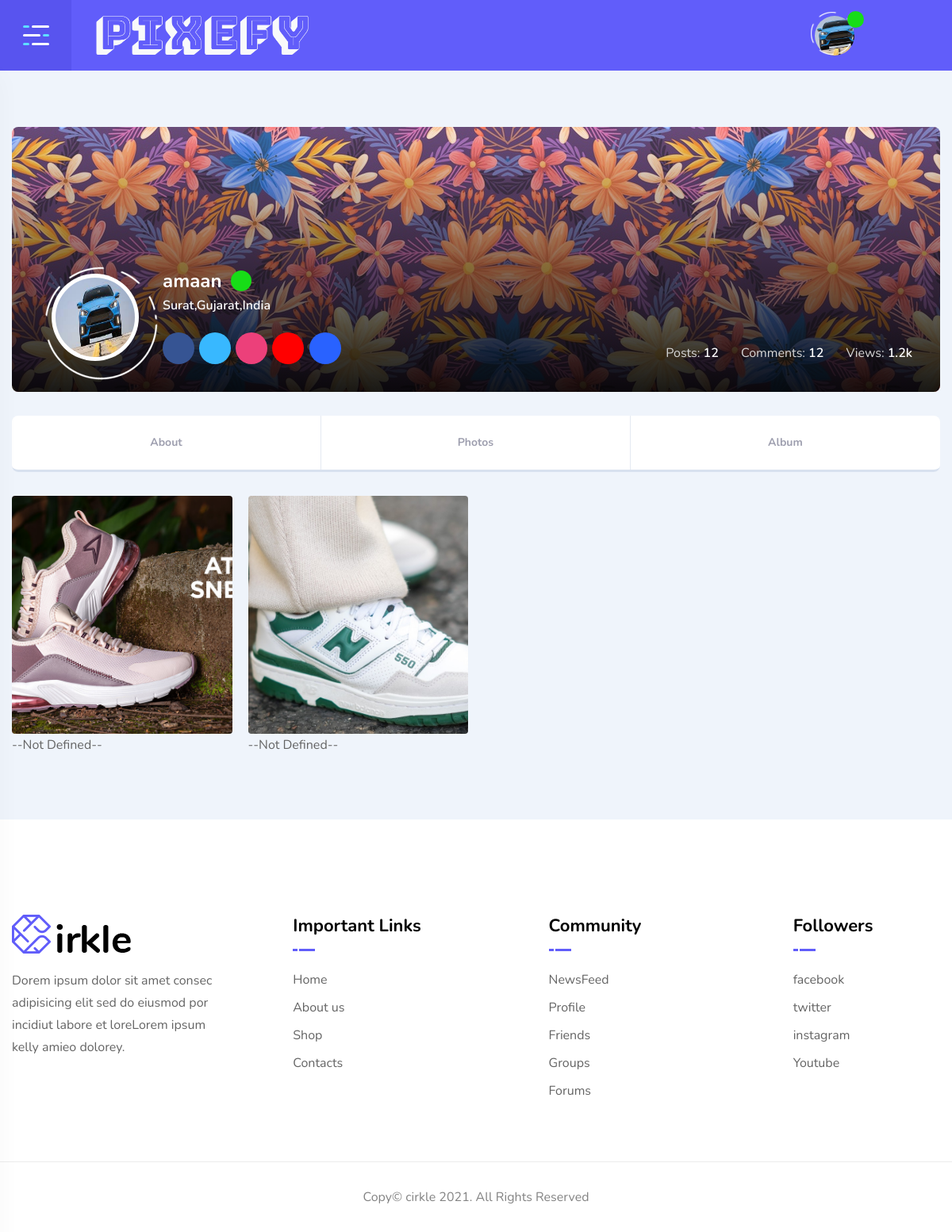
Screenshot of /stockImg/photos/?uid=1 with the database file from the repository.
### stockImg/models.py (models this page shows, shortened)
class user(models.Model):
    userid=models.AutoField(primary_key=True)
    username=models.TextField(max_length=30)
    password=models.TextField(max_length=15)
    email=models.TextField(max_length=50)
    phone_number=models.TextField(max_length=15)
    cityid=models.ForeignKey(ucity,on_delete=models.CASCADE)
    profile_pic=models.ImageField(upload_to='media/images',default="default.jpg")
    bio=models.TextField(max_length=150)
    register_date_time=models.DateTimeField(auto_now=True)
    gender=models.TextField(max_length=15,null=True)
    dob=models.DateField(null=True)

class ucity(models.Model):
    cityid=models.AutoField(primary_key=True)
    cityname=models.TextField(max_length=20)
    stateid=models.ForeignKey(state,on_delete=models.CASCADE)

class state(models.Model):
    stateid=models.AutoField(primary_key=True)
    statename=models.TextField(max_length=20)
    countryid=models.ForeignKey(country,on_delete=models.CASCADE)

class country(models.Model):
    countryid=models.AutoField(primary_key=True)
    countryname=models.TextField(max_length=20)

class img(models.Model):
    imageid=models.AutoField(primary_key=True)
    title=models.TextField(max_length=100,default="--Not Defined--")
    url=models.ImageField(upload_to='media/images')
    is_approved=models.BooleanField(default=False)
    status=models.IntegerField(default=0)
    userid=models.ForeignKey(user,on_delete=models.CASCADE)
    description=models.TextField(max_length=1000)
    price=models.IntegerField(default=0)
    catagoryid=models.ForeignKey(catagory,on_delete=models.CASCADE,null=True)

### stockImg/views.py (the view)
# urls.py: path("photos/",views.photos,name="photos"),
def photos(request):
    if(request.GET.get("uid")):
        useri=user.objects.filter(userid=request.GET.get("uid")).first()
    else:
        useri=user.objects.filter(userid=request.session["uid"]).first()
    temp={
        "userInfo":useri,
        "image":img.objects.filter(userid=useri).values()
    }
    return render(request,"photos.html",temp)

### stockImg/templates/photos.html
{% extends 'base.html' %}
{% load static %}
{% block mainContain %}
<div class="banner-user">
    <div class="banner-content">
        <div class="media">
            <div class="item-img">
                <img style="height:100px;width:100px" src="http://127.0.0.1:8000/media/{{userInfo.profile_pic}}" alt="User">
            </div>
            <div class="media-body">
                <h3 class="item-title">{{userInfo.username}}</h3>
                <div class="item-subtitle">{{userInfo.cityid.cityname}},{{userInfo.cityid.stateid.statename}},{{userInfo.cityid.stateid.countryid.countryname}}</div>
                <ul class="item-social">
                    <li><a href="https://www.facebook.com/" class="bg-fb"><i class="icofont-facebook"></i></a></li>
                    <li><a href="https://www.twitter.com/" class="bg-twitter"><i class="icofont-twitter"></i></a></li>
                    <li><a href="https://www.dribble.com/" class="bg-dribble"><i class="icofont-dribbble"></i></a></li>
                    <li><a href="https://www.youtube.com/" class="bg-youtube"><i class="icofont-brand-youtube"></i></a></li>
                    <li><a href="https://www.behance.com/" class="bg-behance"><i class="icofont-behance"></i></a></li>
                </ul>
                <ul class="user-meta">
                    <li>Posts: <span>12</span></li>
                    <li>Comments: <span>12</span></li>
                    <li>Views: <span>1.2k</span></li>
                </ul>
            </div>
        </div>
    </div>
</div>
{% include 'myProfileNav.html' %}
<div class="row gutters-20 zoom-gallery">
    {% for x in image %}
    <div class="col-lg-3 col-md-4 col-6">
        <div class="user-group-photo">
            <a href="{%url 'imageInfo'%}?pid={{x.imageid}}">
                <img src="http://127.0.0.1:8000/media/{{x.url}}" alt="Gallery"  style="width:100%;height:300px;object-fit:cover">
            </a>
            <p>{{x.title}}</p>
        </div>
    </div>
    {% endfor %}
</div>
{% endblock mainContain %}

### stockImg/templates/header.html (shortened to what this page needs)
{%load static%}
<header class="fixed-header">
    <div class="header-menu">
        <div class="navbar">
            <div class="nav-item d-none d-sm-block">
                <div >
                    <a href="{% url 'home' %}"><img src="http://127.0.0.1:8000/media/media/images/logo.png" alt="Cirkle" class="p-3" style="height:89px;width:300px;object-fit:contain"></a>
                </div>
            </div>
            <div class="nav-item header-control">
                <div class="inline-item">
                    <div class="dropdown dropdown-admin">
                        <button class="dropdown-toggle" type="button" data-toggle="dropdown" aria-expanded="false">
                            <span class="media">
                                <span class="item-img">
                                    <img src="http://127.0.0.1:8000/media/media/images{{userInfo.profile_pic}}" alt="Chat" style="width:50px;height:50px;object-fit:cover">
                                    <span class="acc-verified"><i class="icofont-check"></i></span>
                                </span>
                            </span>
                        </button>
                    </div>
                </div>
            </div>
        </div>
    </div>
</header>

### rows the page displays
user: profile_pic (picture), username "amaan", cityid.cityname "Surat", cityid.stateid.statename "Gujarat", cityid.stateid.countryid.countryname "India"
img: url (picture), title "--Not Defined--"
img: url (picture), title "--Not Defined--"
